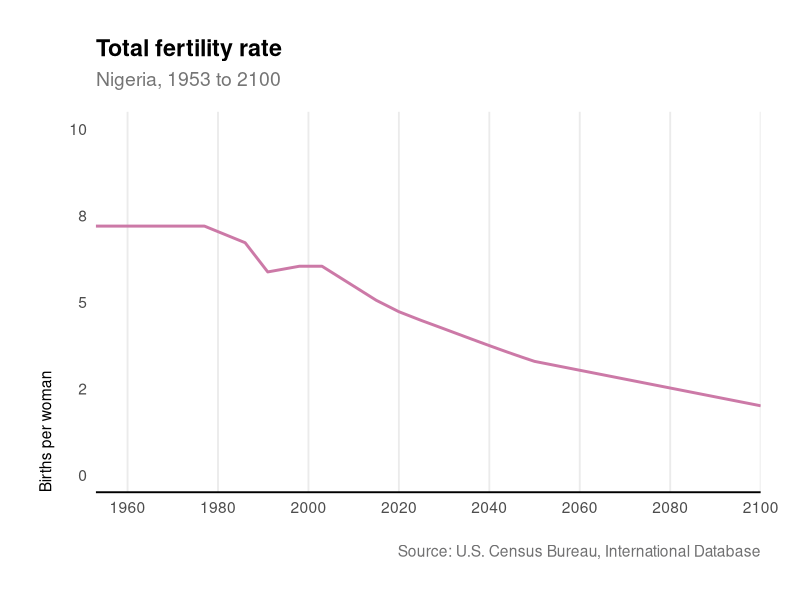
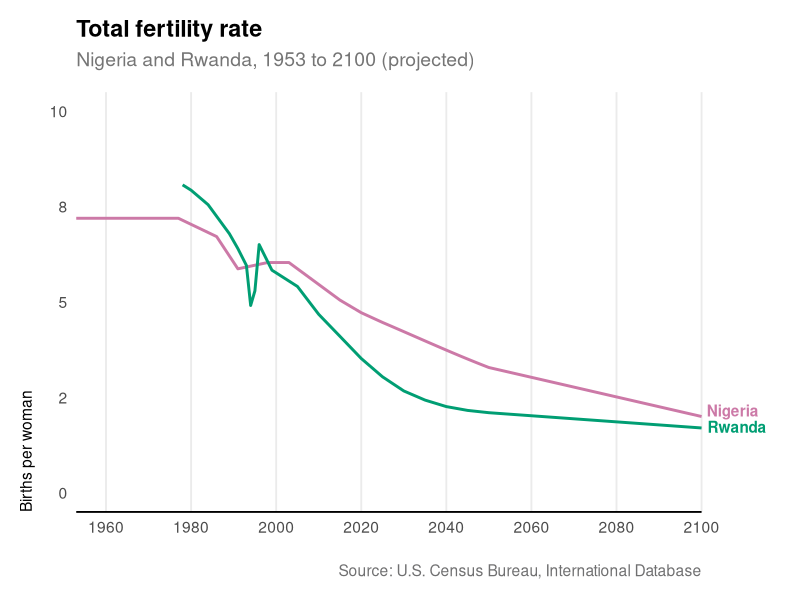

Generate these figures, in order, with R:
## ---- chunk 1
knitr::opts_chunk$set(echo = FALSE, message = FALSE, warning = FALSE)
## ---- chunk 2
library(tidyverse) ; library(ggtext)

df <- read_csv("data/fertility_rate.csv") |> 
  filter(name == "Nigeria") |> 
  mutate(year = ymd(year, truncated = 2L))

ggplot(df, aes(x = year, y = value)) + 
  geom_line(colour = "#CC79A7", linewidth = 1) + 
  scale_x_date(expand = expansion(),
               breaks = seq.Date(as.Date("1960-01-01"), as.Date("2100-01-01"), by = "20 years"),
               date_labels = "%Y") + 
  scale_y_continuous(limits = c(0,10),
                     labels = scales::label_number(accuracy = 1, scale_cut = scales::cut_short_scale())) +
  labs(x = NULL, y = "Births per woman",
       title = "Total fertility rate",
       subtitle = "<span style = 'color:#757575;'>Nigeria, 1953 to 2100</span>",
       caption = "Source: U.S. Census Bureau, International Database") +
  theme_minimal(base_size = 14) +
  theme(
    plot.margin = unit(rep(1, 4), "cm"),
    panel.grid.major.y = element_blank(),
    panel.grid.minor = element_blank(),
    axis.line.x = element_line(colour = "#000000"),
    plot.title = element_text(size = rel(1.2), face = "bold"),
    plot.subtitle = element_markdown(margin = margin(b = 15)),
    plot.caption = element_text(size = rel(0.8), colour = "#707071", margin = margin(t = 20)),
    axis.title.y = element_text(size = rel(0.8), hjust = 0, margin = margin(r = 10))
  )
## ---- chunk 3
library(tidyverse) ; library(ggtext)

df <- read_csv("data/fertility_rate.csv") |> 
  mutate(year = ymd(year, truncated = 2L),
         position = if_else(name == "Nigeria", 0, 0.4))

ggplot(df, aes(x = year, y = value)) + 
  geom_line(aes(colour = name), linewidth = 1, show.legend = FALSE) + 
  geom_text(data = filter(df, year == max(year)),
            aes(label = name, colour = name, vjust = position),
            hjust = -0.1, fontface = "bold",
            show.legend = FALSE) +
  scale_colour_manual(values = c("Nigeria" = "#CC79A7", "Rwanda" = "#009E73")) +
  scale_x_date(expand = expansion(),
               breaks = seq.Date(as.Date("1960-01-01"), as.Date("2100-01-01"), by = "20 years"),
               date_labels = "%Y") + 
  scale_y_continuous(limits = c(0,10),
                     labels = scales::label_number(accuracy = 1, scale_cut = scales::cut_short_scale())) +
  labs(x = NULL, y = "Births per woman",
       title = "Total fertility rate",
       subtitle = "<span style = 'color:#757575;'>Nigeria and Rwanda, 1953 to 2100 (projected)</span>",
       caption = "Source: U.S. Census Bureau, International Database") +
  theme_minimal(base_size = 14) +
  theme(
    plot.margin = margin(0.5,2.5,0.5,0.5,"cm"),
    panel.grid.major.y = element_blank(),
    panel.grid.minor = element_blank(),
    axis.line.x = element_line(colour = "#000000"),
    plot.title = element_text(size = rel(1.2), face = "bold"),
    plot.subtitle = element_markdown(margin = margin(b = 15)),
    plot.caption = element_text(size = rel(0.8), colour = "#707071", margin = margin(t = 20)),
    axis.title.y = element_text(size = rel(0.8), hjust = 0, margin = margin(r = 10))
  ) +
  coord_cartesian(clip = "off")
